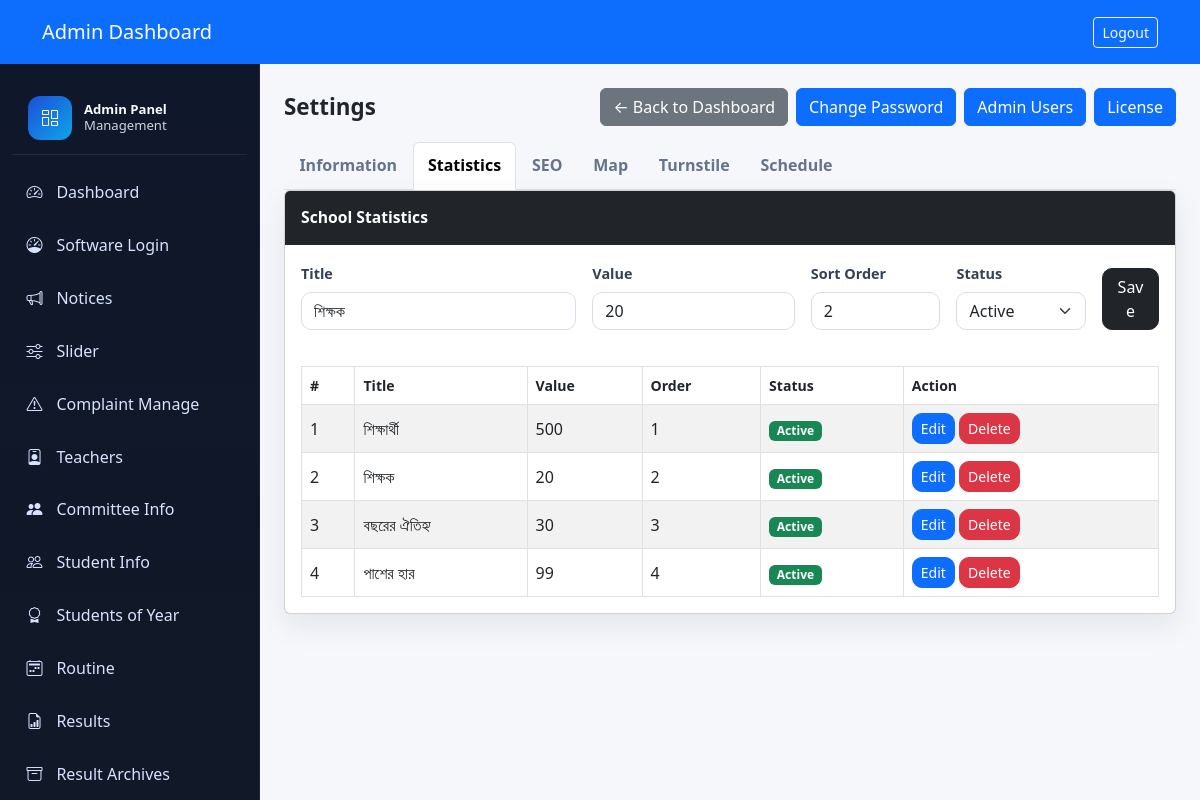
Page /admin/settings.php?edit_statistics=2&tab=stats (signed in) on the committed database.
### tables this page shows
CREATE TABLE `school_statistics` (
  `id` int(10) UNSIGNED NOT NULL,
  `title` varchar(100) NOT NULL,
  `value` varchar(50) NOT NULL,
  `suffix` varchar(20) DEFAULT NULL,
  `sort_order` int(11) NOT NULL DEFAULT 1,
  `status` tinyint(1) NOT NULL DEFAULT 1,
  `created_at` timestamp NULL DEFAULT current_timestamp(),
  `updated_at` timestamp NULL DEFAULT current_timestamp() ON UPDATE current_timestamp()
);

### admin/settings.php (the view, shortened to what this page needs)
<?php
require_once '../includes/db.php';
class SchoolInfo {
    private $conn;
    public function __construct($conn) { $this->conn = $conn; }
    public function get() {
        $sql = 'SELECT * FROM school_info WHERE id=1';
        $result = $this->conn->query($sql);
        return $result->fetch_assoc();
    }
}
class FooterInfo {
    private $conn;
    public function __construct($conn) { $this->conn = $conn; }
    public function get() {
        $sql = 'SELECT * FROM footer_info WHERE id=1';
        $result = $this->conn->query($sql);
        return $result->fetch_assoc();
    }
}
class SiteSettings {
    private $conn;
    public function __construct($conn) {
        $this->conn = $conn;
    }
    public function get($setting_name) {
        $stmt = $this->conn->prepare('SELECT setting_value FROM site_settings WHERE setting_name=?');
        $stmt->bind_param('s', $setting_name);
        $stmt->execute();
        $result = $stmt->get_result();
        $row = $result->fetch_assoc();
        return $row ? $row['setting_value'] : '';
    }
}
class SEOSettings {
    private $conn;
    public function __construct($conn) { $this->conn = $conn; }
    public function get($page) {
        $stmt = $this->conn->prepare('SELECT * FROM seo_settings WHERE page=?');
        $stmt->bind_param('s', $page);
        $stmt->execute();
        $result = $stmt->get_result();
        return $result->fetch_assoc();
    }
}
class SchoolSchedule {
    private $conn;
    public function __construct($conn) { $this->conn = $conn; }
    public function getAll() {
        $sql = 'SELECT * FROM schedules ORDER BY sort_order ASC, id ASC';
        return $this->conn->query($sql);
    }
}
class SchoolStatistics {
    private $conn;
    public function __construct($conn) { $this->conn = $conn; }
    public function getAll() {
        $sql = 'SELECT * FROM school_statistics ORDER BY sort_order ASC, id ASC';
        return $this->conn->query($sql);
    }
    public function get($id) {
        $stmt = $this->conn->prepare('SELECT * FROM school_statistics WHERE id=?');
        $stmt->bind_param('i', $id);
        $stmt->execute();
        $result = $stmt->get_result();
        return $result->fetch_assoc();
    }
}
$statistics = new SchoolStatistics($conn);
$stat_edit = null;
$statistics_list = $statistics->getAll();
if ($_SERVER['REQUEST_METHOD'] === 'POST' && !verify_csrf_token($_POST['csrf_token'] ?? '')) {
    $error = 'Invalid security token. Please try again.';
} else {
if (isset($_GET['edit_statistics'])) {
    $edit_id = intval($_GET['edit_statistics']);
    $stat_edit = $statistics->get($edit_id);
}
}
?>
<!DOCTYPE html>
<html lang="en">
<head>
    <link href="https://cdn.jsdelivr.net/npm/bootstrap@5.3.0/dist/css/bootstrap.min.css" rel="stylesheet">
</head>
<body>
    <nav class="navbar navbar-expand-lg navbar-dark bg-primary">
        <div class="container">
            <a class="navbar-brand" href="dashboard.php">Admin Dashboard</a>
            <div class="ms-auto">
                <a href="logout.php" class="btn btn-outline-light btn-sm">Logout</a>
            </div>
        </div>
    </nav>
    <div class="container-fluid" style="margin-top: 0;">
      <div class="row gx-0">
        <?php include '_sidebar.php'; ?>
        <main class="col-md-9 col-lg-10 px-md-4 d-flex flex-column settings-main">
          <div class="my-4">
            <div class="settings-page-header">
                <h3>Settings</h3>
                <div class="settings-actions">
                    <a href="dashboard.php" class="btn btn-secondary">&larr; Back to Dashboard</a>
                    <a href="change_password.php" class="btn btn-primary">Change Password</a>
                    <a href="admins.php" class="btn btn-primary">Admin Users</a>
                    <a href="license.php" class="btn btn-primary">License</a>
                </div>
            </div>
            <ul class="nav nav-tabs settings-tabs" id="settingsTabs" role="tablist">
                <li class="nav-item" role="presentation">
                    <button class="nav-link active" id="info-tab" data-bs-toggle="tab" data-bs-target="#info" type="button" role="tab">Information</button>
                </li>
                <li class="nav-item" role="presentation">
                    <button class="nav-link" id="stats-tab" data-bs-toggle="tab" data-bs-target="#stats" type="button" role="tab">Statistics</button>
                </li>
                <li class="nav-item" role="presentation">
                    <button class="nav-link" id="seo-tab" data-bs-toggle="tab" data-bs-target="#seo" type="button" role="tab">SEO</button>
                </li>
                <li class="nav-item" role="presentation">
                    <button class="nav-link" id="map-tab" data-bs-toggle="tab" data-bs-target="#map" type="button" role="tab">Map</button>
                </li>
                <li class="nav-item" role="presentation">
                    <button class="nav-link" id="turnstile-tab" data-bs-toggle="tab" data-bs-target="#turnstile" type="button" role="tab">Turnstile</button>
                </li>
                <li class="nav-item" role="presentation">
                    <button class="nav-link" id="schedule-tab" data-bs-toggle="tab" data-bs-target="#schedule" type="button" role="tab">Schedule</button>
                </li>
            </ul>
            <div class="tab-content">
                <div class="tab-pane fade" id="stats" role="tabpanel">
                    <div class="row g-4">
                        <div class="col-12">
                            <div class="card settings-card h-100">
                                <div class="card-header bg-dark text-white">School Statistics</div>
                                <div class="card-body">
                                    <form method="post" class="mb-4">
                                        <div class="row g-3">
                                            <div class="col-md-4">
                                                <label class="form-label">Title</label>
                                                <input type="text" class="form-control" name="title" value="<?php echo htmlspecialchars($stat_edit['title'] ?? ''); ?>" required>
                                            </div>
                                            <div class="col-md-3">
                                                <label class="form-label">Value</label>
                                                <input type="text" class="form-control" name="value" value="<?php echo htmlspecialchars($stat_edit['value'] ?? ''); ?>" required>
                                            </div>
                                            <div class="col-md-2">
                                                <label class="form-label">Sort Order</label>
                                                <input type="number" class="form-control" name="sort_order" value="<?php echo htmlspecialchars((string)($stat_edit['sort_order'] ?? 1)); ?>" min="1">
                                            </div>
                                            <div class="col-md-2">
                                                <label class="form-label">Status</label>
                                                <select class="form-select" name="status">
                                                    <option value="1" <?php echo (($stat_edit['status'] ?? 1) == 1) ? 'selected' : ''; ?>>Active</option>
                                                </select>
                                            </div>
                                            <div class="col-md-1 d-flex align-items-end">
                                                <button type="submit" name="save_statistics" class="btn btn-dark w-100">Save</button>
                                            </div>
                                        </div>
                                    </form>
                                    <div class="table-responsive">
                                        <table class="table table-bordered table-striped align-middle mb-0">
                                            <thead>
                                                <tr>
                                                    <th>#</th>
                                                    <th>Title</th>
                                                    <th>Value</th>
                                                    <th>Order</th>
                                                    <th>Status</th>
                                                    <th>Action</th>
                                                </tr>
                                            </thead>
                                            <tbody>
                                                <?php if ($statistics_list && $statistics_list->num_rows > 0): $i=1; while ($row = $statistics_list->fetch_assoc()): ?>
                                                <tr>
                                                    <td><?php echo $i++; ?></td>
                                                    <td><?php echo htmlspecialchars($row['title']); ?></td>
                                                    <td><?php echo htmlspecialchars($row['value']); ?></td>
                                                    <td><?php echo htmlspecialchars((string)$row['sort_order']); ?></td>
                                                    <td><?php echo $row['status'] ? '<span class="badge bg-success">Active</span>' : '<span class="badge bg-secondary">Inactive</span>'; ?></td>
                                                    <td>
                                                        <a href="settings.php?edit_statistics=<?php echo $row['id']; ?>&tab=stats" class="btn btn-sm btn-primary">Edit</a>
                                                        <a href="settings.php?delete_statistics=<?php echo $row['id']; ?>&tab=stats" class="btn btn-sm btn-danger" onclick="return confirm('Delete this statistic?');">Delete</a>
                                                    </td>
                                                </tr>
                                                <?php endwhile; else: ?>
                                                <tr><td colspan="6" class="text-center">No statistics found.</td></tr>
                                                <?php endif; ?>
                                            </tbody>
                                        </table>
                                    </div>
                                </div>
                            </div>
                        </div>
                    </div>
                </div>
            </div>
          </div>
        </main>
      </div>
    </div>
</body>
</html>

### admin/settings.php (style rules this page uses)
body { background: #f5f7fb; }
.settings-main { padding-bottom: 3rem; }
.settings-page-header { display: flex; align-items: center; justify-content: space-between; gap: 0.75rem; flex-wrap: wrap; margin-bottom: 1rem; }
.settings-page-header h3 { margin: 0; font-size: 1.4rem; font-weight: 700; }
.settings-actions { display: flex; gap: 0.5rem; flex-wrap: wrap; }
.settings-tabs { border-bottom: 1px solid #e2e8f0; margin-bottom: 1rem; }
.settings-tabs .nav-link { color: #64748b; font-weight: 600; border: 0; border-radius: 10px 10px 0 0; padding: 0.65rem 0.9rem; }
.settings-tabs .nav-link.active { color: #0d6efd; background: #fff; border-bottom: 2px solid #0d6efd; }
.settings-card { border: 0; border-radius: 16px; background: #fff; box-shadow: 0 12px 30px rgba(15, 23, 42, 0.08); height: 100%; }
.settings-card .card-header { border: 0; border-radius: 16px 16px 0 0; padding: 0.95rem 1rem; font-weight: 600; font-size: 0.98rem; }
.settings-card .card-body { padding: 1rem; display: flex; flex-direction: column; gap: 0.75rem; }
.settings-card .form-label { font-size: 0.9rem; font-weight: 600; color: #334155; }
.settings-card .form-control, .settings-card .form-select, .settings-card textarea { border-radius: 10px; border: 1px solid #d8dee9; }
.settings-card .btn { border-radius: 10px; }
.settings-card .table { margin-bottom: 0; }
.settings-card .table th { font-size: 0.88rem; white-space: nowrap; }

### admin/_sidebar.php (style rules this page uses)
:root { --admin-bg: #f5f7fb; --admin-surface: #ffffff; --admin-sidebar-bg: #0f172a; --admin-sidebar-hover: #142140; --admin-sidebar-active: #1d4ed8; --admin-border: #e5e7eb; --admin-text: #0f172a; --admin-muted: #64748b; --sidebar-width: 260px; --sidebar-width-tablet: 220px; --top-nav-height: 64px; --radius: 14px; --spacing-xs: 0.25rem; --spacing-sm: 0.5rem; --spacing-md: 0.875rem; --spacing-lg: 1rem; --spacing-xl: 1.5rem; }
html, body { height: 100%; }
body { background: var(--admin-bg); margin: 0; overflow-x: hidden; }
nav.navbar { position: sticky; top: 0; z-index: 1040; min-height: var(--top-nav-height); }
body > .container-fluid { padding: 0; overflow: hidden; }
body > .container-fluid > .row.gx-0 { display: grid; grid-template-columns: var(--sidebar-width) minmax(0, 1fr); height: calc(100vh - var(--top-nav-height)); min-height: calc(100vh - var(--top-nav-height)); }
body > .container-fluid > .row.gx-0 > main { width: 100% !important; max-width: 100% !important; min-width: 0; overflow-y: auto; overflow-x: hidden; background: var(--admin-bg); }

### rows in the picture
school_statistics: title "শিক্ষক", value "20", sort_order "2", status "Active"
school_statistics: title "শিক্ষার্থী", value "500", sort_order "1", status "Active"
school_statistics: title "বছরের ঐতিহ্য", value "30", sort_order "3", status "Active"
school_statistics: title "পাশের হার", value "99", sort_order "4", status "Active"
